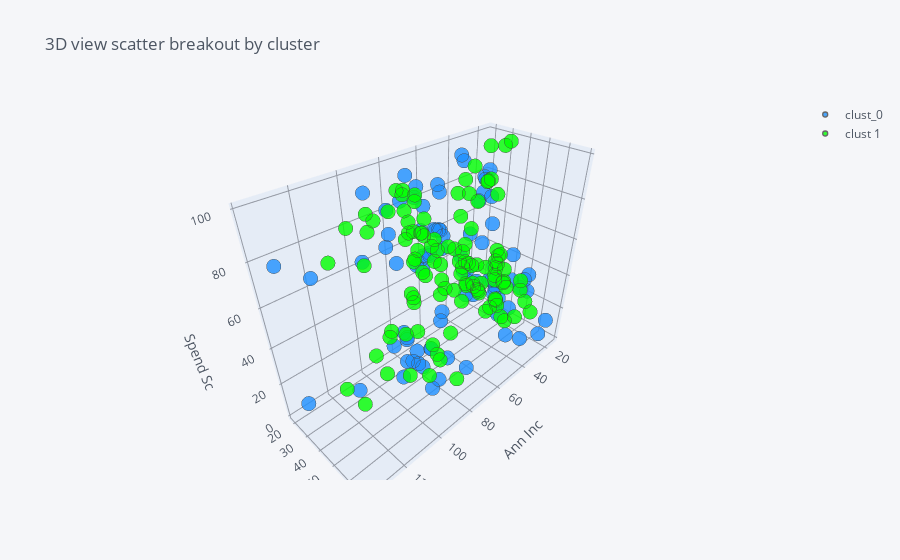

The notebook cell this image was saved under:
### Code cell
df.iplot(kind="scatter3d",
              x="Annual Income (k$)", y="Age", z="Spending Score (1-100)",
              size=5,colors=["dodgerblue", "lime"],categories="cluster",
              xTitle="Ann Inc", yTitle="Age", zTitle="Spend Sc",
              title="3D view scatter breakout by cluster")

### Figure 1 — Plotly figure (JSON) as saved in the notebook; plotly's stock layout.template omitted (floating-point values rounded to 4 significant figures)
{"data": [{"marker": {"color": "rgba(30, 144, 255, 1.0)", "line": {"width": 1.3}, "opacity": 0.8, "size": 5, "symbol": "circle"}, "mode": "markers", "name": "clust_0", "textfont": {"color": "#4D5663"}, "type": "scatter3d", "x": [15, 15, 19, 19, 20, 20, 21, 23, 24, 24, 25, 28, 28, 30, 33, 33, 38, 39, 42, 43, 43, 44, 46, 46, 46, 48, 48, 48, 49, 54, 54, 54, 54, 54, 54, 54, 59, 60, 60, 61, 61, 62, 62, 62, 63, 63, 63, 63, 64, 67, 69, 71, 71, 71, 71, 71, 71, 73, 73, 74, 75, 77, 77, 77, 78, 78, 78, 78, 78, 81, 85, 86, 87, 87, 87, 87, 87, 88, 88, 93, 93, 98, 99, 101, 113, 126, 137, 137], "y": [19, 21, 64, 67, 37, 22, 20, 52, 35, 25, 31, 29, 35, 60, 53, 18, 24, 48, 33, 59, 47, 69, 53, 70, 19, 63, 18, 19, 70, 59, 26, 40, 57, 38, 67, 48, 18, 48, 24, 48, 20, 67, 26, 49, 54, 68, 66, 65, 19, 27, 39, 43, 40, 59, 38, 47, 39, 20, 32, 19, 32, 25, 28, 48, 34, 43, 39, 37, 34, 19, 50, 42, 32, 40, 28, 36, 36, 58, 27, 59, 35, 46, 30, 28, 33, 32, 32, 30], "z": [39, 81, 3, 14, 13, 79, 66, 29, 35, 73, 73, 82, 61, 4, 4, 92, 92, 36, 60, 60, 41, 46, 46, 56, 55, 51, 59, 59, 55, 47, 54, 48, 51, 55, 41, 46, 41, 49, 52, 42, 49, 59, 55, 56, 46, 43, 48, 52, 46, 56, 91, 35, 95, 11, 75, 9, 75, 5, 73, 10, 93, 12, 97, 36, 90, 17, 88, 1, 1, 5, 26, 20, 63, 13, 75, 10, 92, 15, 69, 14, 90, 15, 97, 68, 8, 74, 18, 83]}, {"marker": {"color": "rgba(0, 255, 0, 1.0)", "line": {"width": 1.3}, "opacity": 0.8, "size": 5, "symbol": "circle"}, "mode": "markers", "name": "clust 1", "textfont": {"color": "#4D5663"}, "type": "scatter3d", "x": [16, 16, 17, 17, 18, 18, 19, 19, 20, 20, 21, 23, 25, 28, 28, 29, 29, 30, 33, 33, 34, 34, 37, 37, 38, 39, 39, 39, 40, 40, 40, 40, 42, 43, 43, 44, 46, 47, 47, 48, 48, 48, 49, 50, 50, 54, 54, 54, 54, 54, 57, 57, 58, 58, 59, 60, 60, 60, 60, 62, 62, 62, 63, 63, 64, 65, 65, 65, 65, 67, 67, 67, 69, 70, 70, 72, 72, 73, 73, 74, 75, 76, 76, 77, 78, 78, 78, 78, 78, 78, 78, 79, 79, 81, 85, 86, 87, 88, 88, 97, 97, 98, 99, 101, 103, 103, 103, 103, 113, 120, 120, 126], "y": [20, 23, 31, 22, 35, 23, 30, 35, 58, 24, 35, 35, 46, 54, 45, 40, 23, 21, 49, 21, 42, 30, 36, 20, 65, 31, 49, 24, 50, 27, 29, 31, 49, 31, 50, 51, 27, 67, 54, 43, 68, 32, 47, 60, 60, 45, 23, 49, 46, 21, 55, 22, 34, 50, 68, 40, 32, 47, 27, 23, 49, 21, 66, 19, 38, 18, 19, 63, 49, 51, 50, 38, 40, 23, 31, 25, 31, 29, 44, 35, 57, 28, 32, 32, 34, 44, 38, 47, 27, 30, 30, 56, 29, 31, 36, 33, 36, 52, 30, 37, 32, 29, 41, 54, 41, 36, 34, 32, 38, 47, 35, 45], "z": [6, 77, 40, 76, 6, 94, 72, 99, 15, 77, 35, 98, 5, 14, 32, 31, 87, 73, 14, 81, 17, 73, 26, 75, 35, 61, 28, 65, 55, 47, 42, 42, 52, 54, 45, 50, 51, 52, 59, 50, 48, 47, 42, 49, 56, 53, 52, 42, 44, 57, 58, 55, 60, 46, 55, 40, 42, 47, 50, 41, 48, 42, 50, 54, 42, 48, 50, 43, 59, 43, 57, 40, 58, 29, 77, 34, 71, 88, 7, 72, 5, 40, 87, 74, 22, 20, 76, 16, 89, 78, 73, 35, 83, 93, 75, 95, 27, 13, 86, 32, 86, 88, 39, 24, 17, 85, 23, 69, 91, 16, 79, 28]}], "layout": {"legend": {"bgcolor": "#F5F6F9", "font": {"color": "#4D5663"}}, "paper_bgcolor": "#F5F6F9", "plot_bgcolor": "#F5F6F9", "scene": {"xaxis": {"gridcolor": "#9499A3", "showgrid": true, "tickfont": {"color": "#4D5663"}, "title": {"font": {"color": "#4D5663"}, "text": "Ann Inc"}, "zerolinecolor": "#9499A3"}, "yaxis": {"gridcolor": "#9499A3", "showgrid": true, "tickfont": {"color": "#4D5663"}, "title": {"font": {"color": "#4D5663"}, "text": "Age"}, "zerolinecolor": "#9499A3"}, "zaxis": {"gridcolor": "#9499A3", "showgrid": true, "tickfont": {"color": "#4D5663"}, "title": {"font": {"color": "#4D5663"}, "text": "Spend Sc"}, "zerolinecolor": "#9499A3"}}, "title": {"font": {"color": "#4D5663"}, "text": "3D view scatter breakout by cluster"}}}
